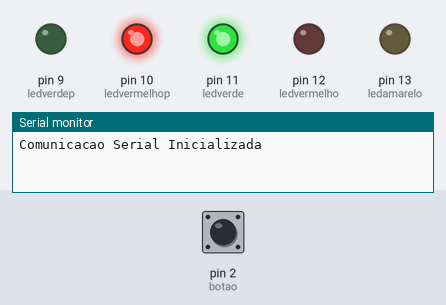
The sketch below on a simulated Arduino Uno, built with avr-gcc and run on an emulated ATmega328P. Shown: output pins drawn as LEDs (lit = HIGH), the last lines printed to the serial monitor. Inputs (shaded band) come from the test bench; at power-on: pin 2 (botao) LOW.

Above: at 1.2 s.
1.3 s: pin 2 (botao) pulled HIGH for 0.15 s
At 2.8 s:
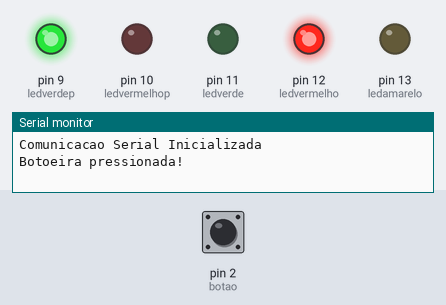
4.4 s: pin 2 (botao) pulled HIGH for 3.2 s
At 7.8 s:
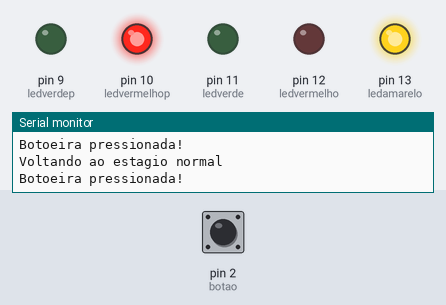
Timing chart, 0 to 14.8 s (numbered marks = the images above; inputs shaded):
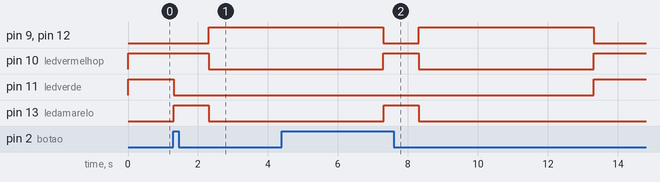

Measured:
- after the input at 1.3 s, pin 9 (ledverdep), pin 12 (ledvermelho): LOW → HIGH after 1.0 s; pin 10 (ledvermelhop): HIGH → LOW after 1.0 s; pin 11 (ledverde): HIGH → LOW at once; pin 13 (ledamarelo): LOW → HIGH at once, → LOW 1.0 s later
- after the input at 4.4 s, pin 11 (ledverde): LOW → HIGH after 8.9 s instead of 2.9 s; pin 13 (ledamarelo): LOW → HIGH after 2.9 s, → LOW 1.0 s later

The sketch:

exemplo_1_07_071.ino
```cpp
//código fonte do prof°
//c++ code
const int botao = 2;
const int ledvermelho = 12;
const int ledverde = 11;
const int ledamarelo = 13;
const int ledverdep = 9;
const int ledvermelhop = 10;


void setup() {
	pinMode(ledvermelho, OUTPUT);
	pinMode(ledamarelo, OUTPUT);
	pinMode(ledverde, OUTPUT);
	pinMode(ledverdep, OUTPUT);
	pinMode(ledvermelhop, OUTPUT);
	pinMode(botao, INPUT);

  	Serial.begin(9600);//inicialização da comunicação serial
  	Serial.println("Comunicacao Serial Inicializada");

	digitalWrite(ledverde, HIGH);
	digitalWrite(ledvermelhop, HIGH);
}
void loop() {

int estado_botao = digitalRead(botao); // detecta quando o botão for pressionado
if (estado_botao == HIGH) {
Serial.println("Botoeira pressionada!");
digitalWrite(ledamarelo, HIGH); // liga o LED amarelo
digitalWrite(ledverde, LOW); // desliga o LED verde
delay(1000); // Espera 2 segundos com o LED amarelo ligado
digitalWrite(ledamarelo, LOW); // Desliga o LED amarelo
digitalWrite(ledvermelho, HIGH); // Liga o LED vermelho para os motoristas
digitalWrite(ledverdep, HIGH); // Liga o LED verde para os pedestres
digitalWrite(ledvermelhop, LOW); // Desliga o LED vermelho para os pedestres
delay (5000); // Espera 5 segundos
digitalWrite(ledvermelhop, HIGH);
digitalWrite(ledverdep, LOW);
digitalWrite(ledvermelho, LOW); // Desliga o LED vermelho para os motoristas (inicia de novo o ciclo)
digitalWrite(ledverde, HIGH);
Serial.println("Voltando ao estagio normal");
  }
}
```

ex1.cpp
```cpp
//c++ code
const int botao = 2;
const int ledvermelho = 12;
const int ledverde = 11;
const int ledamarelo = 13;
const int ledverdep = 9;
const int ledvermelhop = 10;


void setup() {
	pinMode(ledvermelho, OUTPUT);
	pinMode(ledamarelo, OUTPUT);
	pinMode(ledverde, OUTPUT);
	pinMode(ledverdep, OUTPUT);
	pinMode(ledvermelhop, OUTPUT);
	pinMode(botao, INPUT);

  	Serial.begin(9600);//inicialização da comunicação serial
  	Serial.println("Comunicacao Serial Inicializada");

	digitalWrite(ledverde, HIGH);
	digitalWrite(ledvermelhop, HIGH);
}
void loop() {

int estado_botao = digitalRead(botao); // detecta quando o botão for pressionado
if (estado_botao == HIGH) {
Serial.println("Botoeira pressionada!");
digitalWrite(ledamarelo, HIGH); // liga o LED amarelo
digitalWrite(ledverde, LOW); // desliga o LED verde
delay(1000); // Espera 2 segundos com o LED amarelo ligado
digitalWrite(ledamarelo, LOW); // Desliga o LED amarelo
digitalWrite(ledvermelho, HIGH); // Liga o LED vermelho para os motoristas
digitalWrite(ledverdep, HIGH); // Liga o LED verde para os pedestres
digitalWrite(ledvermelhop, LOW); // Desliga o LED vermelho para os pedestres
delay (5000); // Espera 5 segundos
digitalWrite(ledvermelhop, HIGH);
digitalWrite(ledverdep, LOW);
digitalWrite(ledvermelho, LOW); // Desliga o LED vermelho para os motoristas (inicia de novo o ciclo)
digitalWrite(ledverde, HIGH);
Serial.println("Voltando ao estagio normal");
  }
}
```

ex3.cpp
```cpp
// C++ code
//
const int pinLED = 13;
const int pinLDR = A0;
const int sensor_ref=500;

void setup(){
  pinMode(pinLED, OUTPUT);
  pinMode(pinLDR, INPUT);
  Serial.begin(9600);
  Serial.print("Arduino Inicializado");
}

void loop()
{
  float lum = analogRead(pinLDR);
  if (lum<sensor_ref){
    digitalWrite(pinLED, HIGH);
  	Serial.println("LED ligado");
  }
  else{
    digitalWrite(pinLED, LOW);
    Serial.println("LED desligado");
  }
  Serial.println("Leitura do sensor:");
  Serial.println(lum);
  delay(1000); // Wait for 1000 millisecond(s)
}
```
